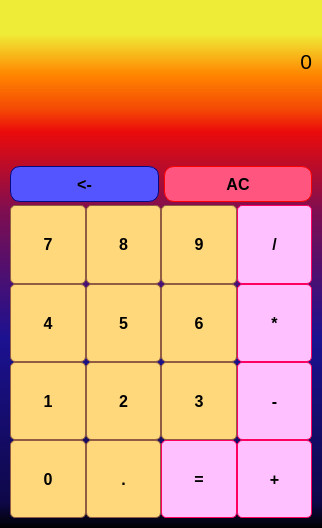
<?xml version="1.0" encoding="UTF-8"?>
<ui version="4.0">
 <class>MainWindow</class>
 <widget class="QMainWindow" name="MainWindow">
  <property name="geometry">
   <rect>
    <x>0</x>
    <y>0</y>
    <width>322</width>
    <height>528</height>
   </rect>
  </property>
  <property name="cursor">
   <cursorShape>PointingHandCursor</cursorShape>
  </property>
  <property name="windowTitle">
   <string>Calc</string>
  </property>
  <property name="windowOpacity">
   <double>1.000000000000000</double>
  </property>
  <property name="styleSheet">
   <string notr="true">background-color: rgb(85, 85, 85);
background-color: qlineargradient(spread:pad, x1:0, y1:1, x2:0, y2:0, stop:0 rgba(0, 0, 0, 255), stop:0.05 rgba(14, 8, 73, 255), stop:0.36 rgba(28, 17, 145, 255), stop:0.6 rgba(126, 14, 81, 255), stop:0.75 rgba(234, 11, 11, 255), stop:0.79 rgba(244, 70, 5, 255), stop:0.86 rgba(255, 136, 0, 255), stop:0.935 rgba(239, 236, 55, 255));</string>
  </property>
  <widget class="QWidget" name="centralwidget">
   <layout class="QVBoxLayout" name="verticalLayout" stretch="1,3,1,2,2,2,2">
    <property name="spacing">
     <number>0</number>
    </property>
    <property name="leftMargin">
     <number>10</number>
    </property>
    <property name="topMargin">
     <number>10</number>
    </property>
    <property name="rightMargin">
     <number>10</number>
    </property>
    <property name="bottomMargin">
     <number>10</number>
    </property>
    <item>
     <widget class="QLabel" name="scnddisp">
      <property name="font">
       <font>
        <pointsize>10</pointsize>
       </font>
      </property>
      <property name="autoFillBackground">
       <bool>false</bool>
      </property>
      <property name="styleSheet">
       <string notr="true">background-color: auto;</string>
      </property>
      <property name="text">
       <string/>
      </property>
      <property name="alignment">
       <set>Qt::AlignBottom|Qt::AlignRight|Qt::AlignTrailing</set>
      </property>
     </widget>
    </item>
    <item>
     <widget class="QLabel" name="disp">
      <property name="font">
       <font>
        <pointsize>16</pointsize>
       </font>
      </property>
      <property name="autoFillBackground">
       <bool>false</bool>
      </property>
      <property name="styleSheet">
       <string notr="true">background-color: auto;</string>
      </property>
      <property name="text">
       <string>0</string>
      </property>
      <property name="alignment">
       <set>Qt::AlignRight|Qt::AlignTop|Qt::AlignTrailing</set>
      </property>
     </widget>
    </item>
    <item>
     <layout class="QHBoxLayout" name="horizontalLayout_5" stretch="0,0">
      <property name="spacing">
       <number>5</number>
      </property>
      <property name="bottomMargin">
       <number>3</number>
      </property>
      <item>
       <widget class="QPushButton" name="btnbck">
        <property name="sizePolicy">
         <sizepolicy hsizetype="Minimum" vsizetype="Expanding">
          <horstretch>0</horstretch>
          <verstretch>0</verstretch>
         </sizepolicy>
        </property>
        <property name="font">
         <font>
          <pointsize>12</pointsize>
          <weight>75</weight>
          <bold>true</bold>
         </font>
        </property>
        <property name="styleSheet">
         <string notr="true">QPushButton 
{ 
	background-color: rgb(85, 85, 255);
	border: 1px solid;
	border-color: rgb(1, 9, 131);
	border-radius: 10px;
} 

QPushButton::pressed 
{ 
	background-color : navy;
}</string>
        </property>
        <property name="text">
         <string>&lt;-</string>
        </property>
       </widget>
      </item>
      <item>
       <widget class="QPushButton" name="btnac">
        <property name="sizePolicy">
         <sizepolicy hsizetype="Minimum" vsizetype="Expanding">
          <horstretch>0</horstretch>
          <verstretch>0</verstretch>
         </sizepolicy>
        </property>
        <property name="font">
         <font>
          <pointsize>12</pointsize>
          <weight>75</weight>
          <bold>true</bold>
         </font>
        </property>
        <property name="autoFillBackground">
         <bool>false</bool>
        </property>
        <property name="styleSheet">
         <string notr="true">QPushButton 
{ 
	background-color: rgb(255, 85, 127);
	border: 1px solid;
	border-color: rgb(255, 0, 0);
	border-radius: 10px;
} 

QPushButton::pressed 
{ 
	background-color : red;
}</string>
        </property>
        <property name="text">
         <string>AC</string>
        </property>
       </widget>
      </item>
     </layout>
    </item>
    <item>
     <layout class="QHBoxLayout" name="horizontalLayout_4">
      <property name="spacing">
       <number>0</number>
      </property>
      <item>
       <widget class="QPushButton" name="btn7">
        <property name="sizePolicy">
         <sizepolicy hsizetype="Minimum" vsizetype="Expanding">
          <horstretch>0</horstretch>
          <verstretch>0</verstretch>
         </sizepolicy>
        </property>
        <property name="font">
         <font>
          <pointsize>12</pointsize>
          <weight>75</weight>
          <bold>true</bold>
         </font>
        </property>
        <property name="styleSheet">
         <string notr="true">QPushButton 
{ 
	background-color: rgb(255, 216, 124);
	border: 1px solid;
	border-color: rgb(145, 92, 66);
	border-radius: 5px;
} 

QPushButton::pressed 
{ 
	background-color :brown;
}</string>
        </property>
        <property name="text">
         <string>7</string>
        </property>
       </widget>
      </item>
      <item>
       <widget class="QPushButton" name="btn8">
        <property name="sizePolicy">
         <sizepolicy hsizetype="Minimum" vsizetype="Expanding">
          <horstretch>0</horstretch>
          <verstretch>0</verstretch>
         </sizepolicy>
        </property>
        <property name="font">
         <font>
          <pointsize>12</pointsize>
          <weight>75</weight>
          <bold>true</bold>
         </font>
        </property>
        <property name="styleSheet">
         <string notr="true">QPushButton 
{ 
	background-color: rgb(255, 216, 124);
	border: 1px solid;
	border-color: rgb(145, 92, 66);
	border-radius: 5px;
} 

QPushButton::pressed 
{ 
	background-color : brown;
}</string>
        </property>
        <property name="text">
         <string>8</string>
        </property>
       </widget>
      </item>
      <item>
       <widget class="QPushButton" name="btn9">
        <property name="sizePolicy">
         <sizepolicy hsizetype="Minimum" vsizetype="Expanding">
          <horstretch>0</horstretch>
          <verstretch>0</verstretch>
         </sizepolicy>
        </property>
        <property name="font">
         <font>
          <pointsize>12</pointsize>
          <weight>75</weight>
          <bold>true</bold>
         </font>
        </property>
        <property name="styleSheet">
         <string notr="true">QPushButton 
{ 
	background-color: rgb(255, 216, 124);
	border: 1px solid;
	border-color: rgb(145, 92, 66);
	border-radius: 5px;
} 

QPushButton::pressed 
{ 
	background-color : brown;
}</string>
        </property>
        <property name="text">
         <string>9</string>
        </property>
       </widget>
      </item>
      <item>
       <widget class="QPushButton" name="btndiv">
        <property name="sizePolicy">
         <sizepolicy hsizetype="Minimum" vsizetype="Expanding">
          <horstretch>0</horstretch>
          <verstretch>0</verstretch>
         </sizepolicy>
        </property>
        <property name="font">
         <font>
          <pointsize>12</pointsize>
          <weight>75</weight>
          <bold>true</bold>
         </font>
        </property>
        <property name="styleSheet">
         <string notr="true">QPushButton { 
	background-color: rgb(255, 192, 255);
	border: 1px solid;
	border-color: rgb(255, 0, 98);
	border-radius: 5px;
} 

QPushButton::pressed 
{ 
	background-color : purple;
}</string>
        </property>
        <property name="text">
         <string>/</string>
        </property>
       </widget>
      </item>
     </layout>
    </item>
    <item>
     <layout class="QHBoxLayout" name="horizontalLayout_3">
      <property name="spacing">
       <number>0</number>
      </property>
      <item>
       <widget class="QPushButton" name="btn4">
        <property name="sizePolicy">
         <sizepolicy hsizetype="Minimum" vsizetype="Expanding">
          <horstretch>0</horstretch>
          <verstretch>0</verstretch>
         </sizepolicy>
        </property>
        <property name="font">
         <font>
          <pointsize>12</pointsize>
          <weight>75</weight>
          <bold>true</bold>
         </font>
        </property>
        <property name="styleSheet">
         <string notr="true">QPushButton 
{ 
	background-color: rgb(255, 216, 124);
	border: 1px solid;
	border-color: rgb(145, 92, 66);
	border-radius: 5px;
} 

QPushButton::pressed 
{ 
	background-color : brown;
}</string>
        </property>
        <property name="text">
         <string>4</string>
        </property>
       </widget>
      </item>
      <item>
       <widget class="QPushButton" name="btn5">
        <property name="sizePolicy">
         <sizepolicy hsizetype="Minimum" vsizetype="Expanding">
          <horstretch>0</horstretch>
          <verstretch>0</verstretch>
         </sizepolicy>
        </property>
        <property name="font">
         <font>
          <pointsize>12</pointsize>
          <weight>75</weight>
          <bold>true</bold>
         </font>
        </property>
        <property name="styleSheet">
         <string notr="true">QPushButton 
{ 
	background-color: rgb(255, 216, 124);
	border: 1px solid;
	border-color: rgb(145, 92, 66);
	border-radius: 5px;
} 

QPushButton::pressed 
{ 
	background-color : brown;
}</string>
        </property>
        <property name="text">
         <string>5</string>
        </property>
       </widget>
      </item>
      <item>
       <widget class="QPushButton" name="btn6">
        <property name="sizePolicy">
         <sizepolicy hsizetype="Minimum" vsizetype="Expanding">
          <horstretch>0</horstretch>
          <verstretch>0</verstretch>
         </sizepolicy>
        </property>
        <property name="font">
         <font>
          <pointsize>12</pointsize>
          <weight>75</weight>
          <bold>true</bold>
         </font>
        </property>
        <property name="styleSheet">
         <string notr="true">QPushButton 
{ 
	background-color: rgb(255, 216, 124);
	border: 1px solid;
	border-color: rgb(145, 92, 66);
	border-radius: 5px;
} 

QPushButton::pressed 
{ 
	background-color : brown;
}</string>
        </property>
        <property name="text">
         <string>6</string>
        </property>
       </widget>
      </item>
      <item>
       <widget class="QPushButton" name="btnmul">
        <property name="sizePolicy">
         <sizepolicy hsizetype="Minimum" vsizetype="Expanding">
          <horstretch>0</horstretch>
          <verstretch>0</verstretch>
         </sizepolicy>
        </property>
        <property name="font">
         <font>
          <pointsize>12</pointsize>
          <weight>75</weight>
          <bold>true</bold>
         </font>
        </property>
        <property name="styleSheet">
         <string notr="true">QPushButton { 
	background-color: rgb(255, 192, 255);
	border: 1px solid;
	border-color: rgb(255, 0, 98);
	border-radius: 5px;
} 

QPushButton::pressed 
{ 
	background-color : purple;
}</string>
        </property>
        <property name="text">
         <string>*</string>
        </property>
       </widget>
      </item>
     </layout>
    </item>
    <item>
     <layout class="QHBoxLayout" name="horizontalLayout_2">
      <property name="spacing">
       <number>0</number>
      </property>
      <item>
       <widget class="QPushButton" name="btn1">
        <property name="sizePolicy">
         <sizepolicy hsizetype="Minimum" vsizetype="Expanding">
          <horstretch>0</horstretch>
          <verstretch>0</verstretch>
         </sizepolicy>
        </property>
        <property name="font">
         <font>
          <pointsize>12</pointsize>
          <weight>75</weight>
          <bold>true</bold>
         </font>
        </property>
        <property name="styleSheet">
         <string notr="true">QPushButton 
{ 
	background-color: rgb(255, 216, 124);
	border: 1px solid;
	border-color: rgb(145, 92, 66);
	border-radius: 5px;
} 

QPushButton::pressed 
{ 
	background-color : brown;
}</string>
        </property>
        <property name="text">
         <string>1</string>
        </property>
       </widget>
      </item>
      <item>
       <widget class="QPushButton" name="btn2">
        <property name="sizePolicy">
         <sizepolicy hsizetype="Minimum" vsizetype="Expanding">
          <horstretch>0</horstretch>
          <verstretch>0</verstretch>
         </sizepolicy>
        </property>
        <property name="font">
         <font>
          <pointsize>12</pointsize>
          <weight>75</weight>
          <bold>true</bold>
         </font>
        </property>
        <property name="styleSheet">
         <string notr="true">QPushButton 
{ 
	background-color: rgb(255, 216, 124);
	border: 1px solid;
	border-color: rgb(145, 92, 66);
	border-radius: 5px;
} 

QPushButton::pressed 
{ 
	background-color : brown;
}</string>
        </property>
        <property name="text">
         <string>2</string>
        </property>
       </widget>
      </item>
      <item>
       <widget class="QPushButton" name="btn3">
        <property name="sizePolicy">
         <sizepolicy hsizetype="Minimum" vsizetype="Expanding">
          <horstretch>0</horstretch>
          <verstretch>0</verstretch>
         </sizepolicy>
        </property>
        <property name="font">
         <font>
          <pointsize>12</pointsize>
          <weight>75</weight>
          <bold>true</bold>
         </font>
        </property>
        <property name="styleSheet">
         <string notr="true">QPushButton 
{ 
	background-color: rgb(255, 216, 124);
	border: 1px solid;
	border-color: rgb(145, 92, 66);
	border-radius: 5px;
} 

QPushButton::pressed 
{ 
	background-color : brown;
}</string>
        </property>
        <property name="text">
         <string>3</string>
        </property>
       </widget>
      </item>
      <item>
       <widget class="QPushButton" name="btnminus">
        <property name="sizePolicy">
         <sizepolicy hsizetype="Minimum" vsizetype="Expanding">
          <horstretch>0</horstretch>
          <verstretch>0</verstretch>
         </sizepolicy>
        </property>
        <property name="font">
         <font>
          <pointsize>12</pointsize>
          <weight>75</weight>
          <bold>true</bold>
         </font>
        </property>
        <property name="styleSheet">
         <string notr="true">QPushButton { 
	background-color: rgb(255, 192, 255);
	border: 1px solid;
	border-color: rgb(255, 0, 98);
	border-radius: 5px;
} 

QPushButton::pressed 
{ 
	background-color : purple;
}</string>
        </property>
        <property name="text">
         <string>-</string>
        </property>
       </widget>
      </item>
     </layout>
    </item>
    <item>
     <layout class="QHBoxLayout" name="horizontalLayout">
      <property name="spacing">
       <number>0</number>
      </property>
      <property name="sizeConstraint">
       <enum>QLayout::SetDefaultConstraint</enum>
      </property>
      <item>
       <widget class="QPushButton" name="btn0">
        <property name="sizePolicy">
         <sizepolicy hsizetype="Minimum" vsizetype="Expanding">
          <horstretch>0</horstretch>
          <verstretch>0</verstretch>
         </sizepolicy>
        </property>
        <property name="font">
         <font>
          <pointsize>12</pointsize>
          <weight>75</weight>
          <bold>true</bold>
         </font>
        </property>
        <property name="styleSheet">
         <string notr="true">QPushButton 
{ 
	background-color: rgb(255, 216, 124);
	border: 1px solid;
	border-color: rgb(145, 92, 66);
	border-radius: 5px;
} 

QPushButton::pressed 
{ 
	background-color : brown;
}</string>
        </property>
        <property name="text">
         <string>0</string>
        </property>
       </widget>
      </item>
      <item>
       <widget class="QPushButton" name="btnpnt">
        <property name="sizePolicy">
         <sizepolicy hsizetype="Minimum" vsizetype="Expanding">
          <horstretch>0</horstretch>
          <verstretch>0</verstretch>
         </sizepolicy>
        </property>
        <property name="font">
         <font>
          <pointsize>12</pointsize>
          <weight>75</weight>
          <bold>true</bold>
         </font>
        </property>
        <property name="styleSheet">
         <string notr="true">QPushButton 
{ 
	background-color: rgb(255, 216, 124);
	border: 1px solid;
	border-color: rgb(145, 92, 66);
	border-radius: 5px;
} 

QPushButton::pressed 
{ 
	background-color : brown;
}</string>
        </property>
        <property name="text">
         <string>.</string>
        </property>
       </widget>
      </item>
      <item>
       <widget class="QPushButton" name="btneq">
        <property name="sizePolicy">
         <sizepolicy hsizetype="Minimum" vsizetype="Expanding">
          <horstretch>0</horstretch>
          <verstretch>0</verstretch>
         </sizepolicy>
        </property>
        <property name="font">
         <font>
          <pointsize>12</pointsize>
          <weight>75</weight>
          <bold>true</bold>
         </font>
        </property>
        <property name="styleSheet">
         <string notr="true">QPushButton { 
	background-color: rgb(255, 192, 255);
	border: 1px solid;
	border-color: rgb(255, 0, 98);
	border-radius: 5px;
} 

QPushButton::pressed 
{ 
	background-color : purple;
}</string>
        </property>
        <property name="text">
         <string>=</string>
        </property>
       </widget>
      </item>
      <item>
       <widget class="QPushButton" name="btnplus">
        <property name="sizePolicy">
         <sizepolicy hsizetype="Minimum" vsizetype="Expanding">
          <horstretch>0</horstretch>
          <verstretch>0</verstretch>
         </sizepolicy>
        </property>
        <property name="font">
         <font>
          <pointsize>12</pointsize>
          <weight>75</weight>
          <bold>true</bold>
         </font>
        </property>
        <property name="styleSheet">
         <string notr="true">QPushButton { 
	background-color: rgb(255, 192, 255);
	border: 1px solid;
	border-color: rgb(255, 0, 98);
	border-radius: 5px;
} 

QPushButton::pressed 
{ 
	background-color : purple;
}</string>
        </property>
        <property name="text">
         <string>+</string>
        </property>
       </widget>
      </item>
     </layout>
    </item>
   </layout>
  </widget>
 </widget>
 <resources/>
 <connections/>
</ui>
